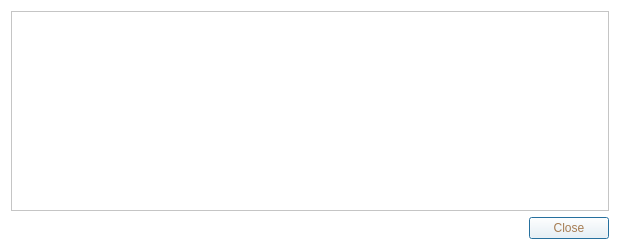
<?xml version="1.0" encoding="UTF-8"?>
<ui version="4.0">
 <class>TransactionDescDialog</class>
 <widget class="QDialog" name="TransactionDescDialog">
  <property name="geometry">
   <rect>
    <x>0</x>
    <y>0</y>
    <width>620</width>
    <height>250</height>
   </rect>
  </property>
  <property name="windowTitle">
   <string>Transaction details</string>
  </property>
  <property name="styleSheet">
   <string notr="true">background-color: white;
color: rgb(166, 124, 82);</string>
  </property>
  <layout class="QVBoxLayout" name="verticalLayout">
   <item>
    <widget class="QTextEdit" name="detailText">
     <property name="toolTip">
      <string>This pane shows a detailed description of the transaction</string>
     </property>
     <property name="readOnly">
      <bool>true</bool>
     </property>
    </widget>
   </item>
   <item>
    <widget class="QDialogButtonBox" name="buttonBox">
     <property name="orientation">
      <enum>Qt::Horizontal</enum>
     </property>
     <property name="standardButtons">
      <set>QDialogButtonBox::Close</set>
     </property>
    </widget>
   </item>
  </layout>
 </widget>
 <resources/>
 <connections>
  <connection>
   <sender>buttonBox</sender>
   <signal>accepted()</signal>
   <receiver>TransactionDescDialog</receiver>
   <slot>accept()</slot>
   <hints>
    <hint type="sourcelabel">
     <x>248</x>
     <y>254</y>
    </hint>
    <hint type="destinationlabel">
     <x>157</x>
     <y>274</y>
    </hint>
   </hints>
  </connection>
  <connection>
   <sender>buttonBox</sender>
   <signal>rejected()</signal>
   <receiver>TransactionDescDialog</receiver>
   <slot>reject()</slot>
   <hints>
    <hint type="sourcelabel">
     <x>316</x>
     <y>260</y>
    </hint>
    <hint type="destinationlabel">
     <x>286</x>
     <y>274</y>
    </hint>
   </hints>
  </connection>
 </connections>
</ui>
